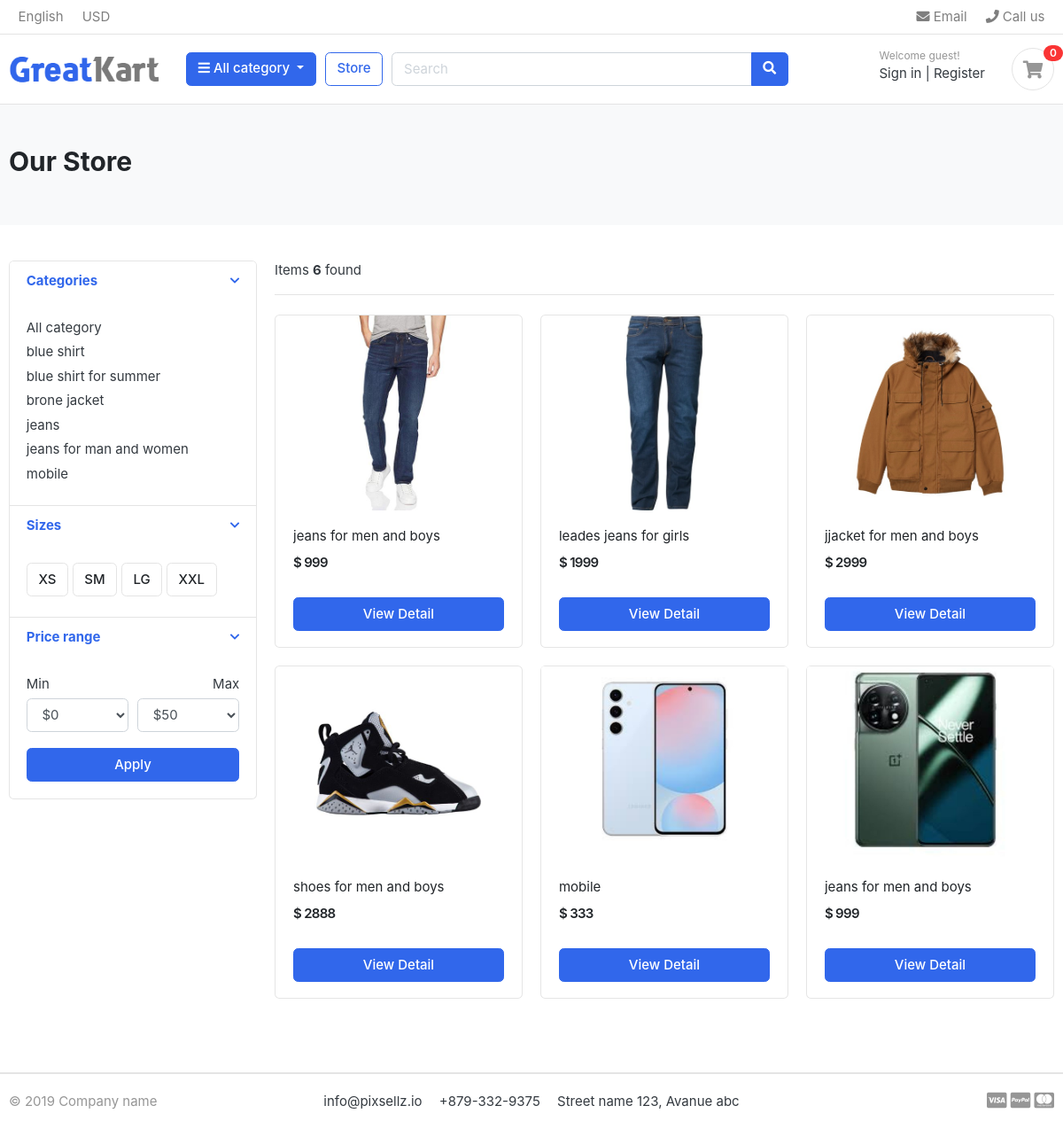
The page /store/?page=2 on the database as committed earlier.
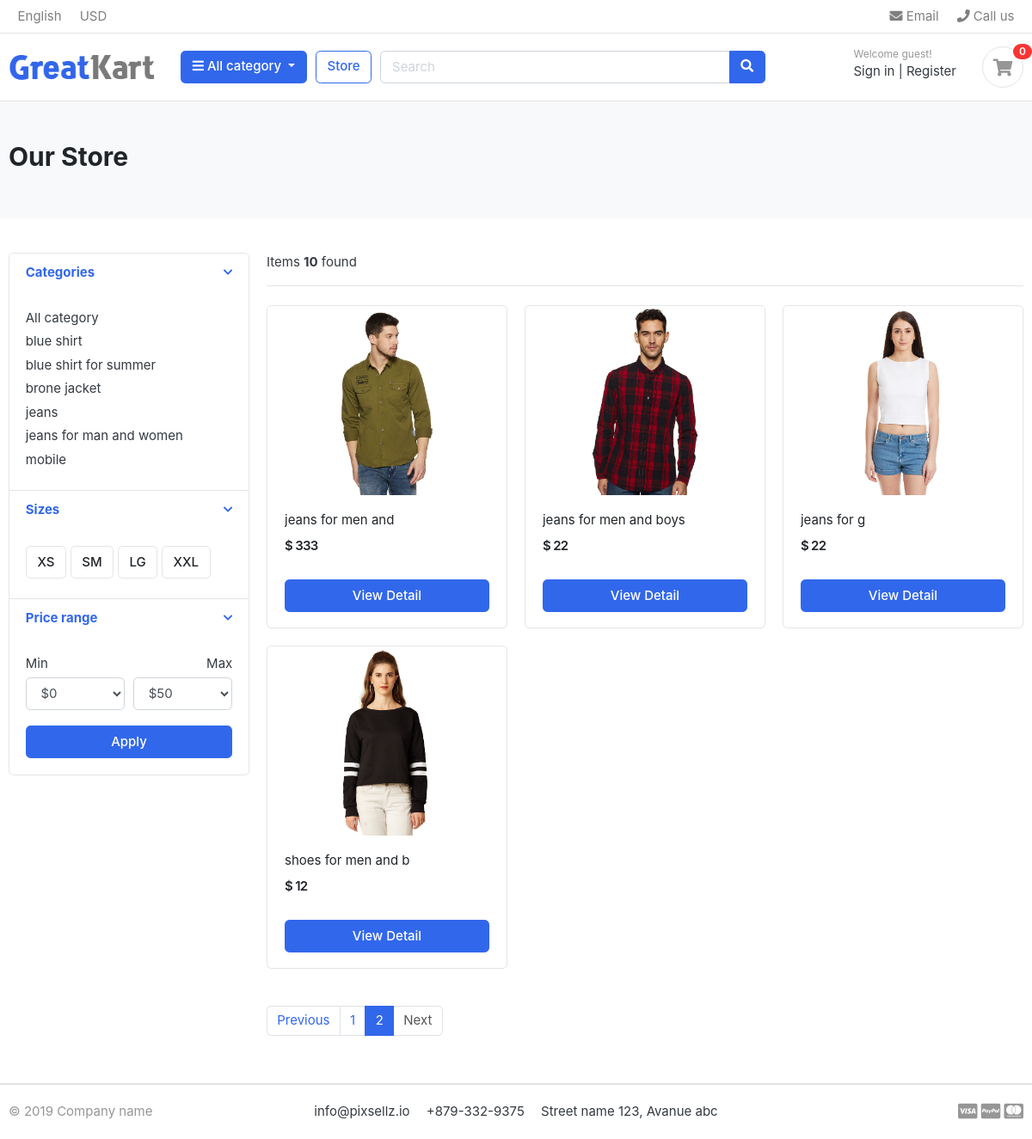
The same page on the database as committed later.
### category/models.py (models this page shows, shortened)
class Category(models.Model):
    category_name = models.CharField(max_length=100, unique=True, verbose_name="Category Name")
    slug          = models.SlugField(max_length=100, unique=True, blank=True, verbose_name="URL Slug")
    parent        = models.ForeignKey('self', on_delete=models.CASCADE, null=True, blank=True, related_name='children', verbose_name="Parent Category")
    description   = models.TextField(blank=True, null=True, verbose_name="Category Description")
    cat_image     = models.ImageField(upload_to='photo/categories', blank=True, null=True, verbose_name="Category Image")
    created_at    = models.DateField(auto_now_add=True, verbose_name="Created At")
    updated_at    = models.DateField(auto_now=True, verbose_name="Updated At")
    class Meta:
        verbose_name = "Category"
        verbose_name_plural = "Categories"
        ordering = ['category_name']  # Changed from 'name' to 'category_name'
    def get_url(self):
        return reverse('product_by_category', args=[self.slug])

### store/models.py (models this page shows, shortened)
class Product(models.Model):
    product_name = models.CharField( max_length=50)
    slug = models.SlugField()
    description = models.TextField( max_length=550)
    price = models.IntegerField()
    image = models.ImageField( upload_to=None, height_field=None, width_field=None, max_length=None)
    stock  = models.IntegerField()
    is_available = models.BooleanField(default = True)
    category  = models.ForeignKey(Category, on_delete=models.CASCADE)
    created_data = models.DateTimeField( auto_now_add=True)
    modified_date = models.DateTimeField( auto_now_add=True)
    def get_url(self):
        return reverse('product_detail', args=[self.category.slug,self.slug])

### store/views.py (the view)
# urls.py: path('store/',include('store.urls')),
def store(request, category_slug=None):
    categories = None
    products = None
    if category_slug:
        categories = get_object_or_404(Category, slug=category_slug)
        products = Product.objects.filter(category=categories, is_available=True)
        pagenator = Paginator(products,6)
        page = request.GET.get('page')
        paged_products=pagenator.get_page(page)
        product_count = products.count()
    else:
        products = Product.objects.filter(is_available=True).order_by('id')
        paginator= Paginator(products,6)
        page = request.GET.get('page')
        paged_products = paginator.get_page(page)
        product_count = products.count()
    context = {
        'products': paged_products,
        'product_count': product_count,
        'categories': categories,
    }
    return render(request, 'store/store.html', context)

### carts/context_processors.py (called while the page is built)
def counter(request):
    cart_count = 0
    if 'admin' in request.path:
        return {}
    else:
        try:
            cart = Cart.objects.filter(cart_id = _cart_id(request))
            cart_items = CartItem.objects.all().filter(cart=cart[:1])
            for cart_item in cart_items:
                cart_count += cart_item.quantity
        except Cart.DoesNotExist:
            cart_count = 0
    return dict(cart_count= cart_count )

### carts/views.py (called while the page is built)
def _cart_id(request):
    cart = request.session.session_key
    if not cart:
        cart = request.session.create()
    return cart

### category/context_processors.py (called while the page is built)
def menu_links(request):
    links = Category.objects.all()
    return dict(links=links)

### templates/store/store.html (shortened to what the changed rows need)
{% extends "base.html" %}
{% load static  %}
{% block content %}
<section class="section-pagetop bg">
    <div class="container">
        {% if 'search' in request.path %}
        <h2 class="title-page">Search Result</h2>
        {% else %}
        <h2 class="title-page">Our Store</h2>
        {%endif%}
    </div>
    </section>
    <section class="section-content padding-y">
    <div class="container">
    <div class="row">
        <aside class="col-md-3">
    <div class="card">
        <article class="filter-group">
            <div class="filter-content collapse show" id="collapse_1" style="">
                <div class="card-body">
                    <ul class="list-menu">
                        {% for category in links %}
                    <li><a href="{{category.get_url}}">{{category.category_name }}</a></li>
                        {% endfor %}
                    </ul>
                </div>
            </div>
        </article>
    </div>
        </aside>
        <main class="col-md-9">
    <header class="border-bottom mb-4 pb-3">
            <div class="form-inline">
                <span class="mr-md-auto">Items <b>{{ product_count }}</b> found </span>
            </div>
    </header>
    <div class="row">
        {% if products %}
        {% for product in products %}
        <div class="col-md-4">
            <figure class="card card-product-grid">
                <div class="img-wrap">
                    <a href="{{product.get_url}}"><img src="{{product.image.url}}"></a>
                </div>
                <figcaption class="info-wrap">
                    <div class="fix-height">
                        <a href="{{product.get_url}}" class="title">{{product.product_name}}</a>
                        <div class="price-wrap mt-2">
                            <span class="price">$ {{product.price}}</span>
                        </div>
                    </div>
                    <a href="{{product.get_url }}" class="btn btn-block btn-primary">View Detail</a>
                </figcaption>
            </figure>
        </div>
        {% endfor %}
        {% else %}
        <h1>NO result Fount..</h1>
        {% endif %}
    </div>
    <nav class="mt-4" aria-label="Page navigation sample">
        {% if products.has_other_pages %}
        <ul class="pagination">
            {% if products.has_previous %}
        <li class="page-item "><a class="page-link" href="?page={{products.previous_page_number}}">Previous</a></li>
            {% else %}
        <li class="page-item disabled"><a class="page-link" href="#">Previous</a></li>
            {%endif%}
            {% for i in products.paginator.page_range %}
            {% if products.number == i %}
        <li class="page-item active"><a class="page-link" href="#">{{i}}</a></li>
            {%else%}
        <li class="page-item"><a class="page-link" href="?page={{i}}">{{i}}</a></li>
            {%endif%}
            {%endfor%}
            {% if products.has_next %}
        <li class="page-item"><a class="page-link" href="?page={{products.next_page_number}}">Next</a></li>
            {%else%}
        <li class="page-item disabled "><a class="page-link" href="#">Next</a></li>
            {%endif%}
      </ul>
      {%endif%}
    </nav>
        </main>
    </div>
    </div>
    </section>
{% endblock  %}

Rows that differ between the two databases and show on the page:
no longer on this page (row unchanged): Product: image (picture), product_name "jeans for men and boys", price "999"
no longer on this page (row unchanged): Product: image (picture), product_name "leades jeans for girls", price "1999"
no longer on this page (row unchanged): Product: image (picture), product_name "jjacket for men and boys", price "2999"
no longer on this page (row unchanged): Product: image (picture), product_name "shoes for men and boys", price "2888"
no longer on this page (row unchanged): Product: image (picture), product_name "mobile", price "333"
no longer on this page (row unchanged): Product: image (picture), product_name "jeans for men and boys", price "999"
added Product: image (picture), product_name "jeans for men and", price "333"
added Product: image (picture), product_name "jeans for men and boys", price "22"
added Product: image (picture), product_name "jeans for g", price "22"
added Product: image (picture), product_name "shoes for men and b", price "12"
Other text that changed with them:
{{ product_count }}: "6" → "10"
text now shown: "Previous Next"
new list line: "1"
new list line: "2"
